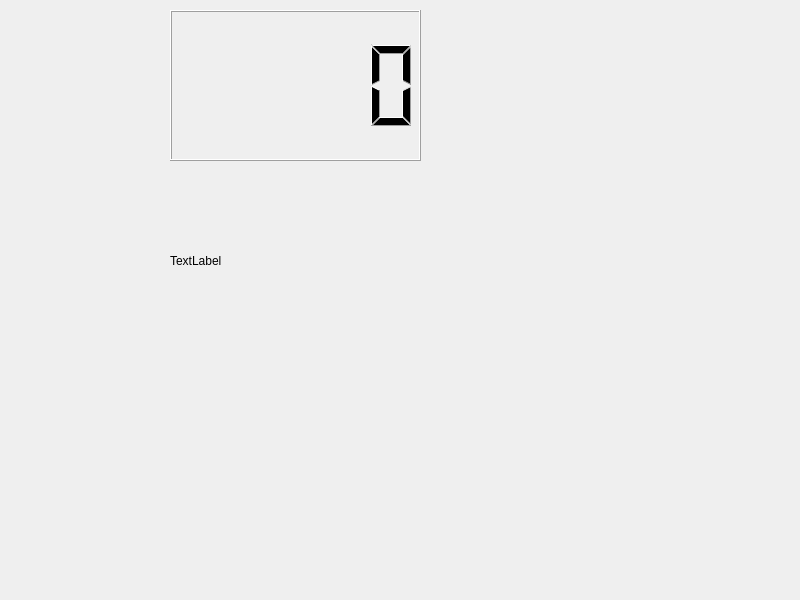
<?xml version="1.0" encoding="UTF-8"?>
<ui version="4.0">
 <class>Project4</class>
 <widget class="QWidget" name="Project4">
  <property name="geometry">
   <rect>
    <x>0</x>
    <y>0</y>
    <width>800</width>
    <height>600</height>
   </rect>
  </property>
  <property name="windowTitle">
   <string>Project4</string>
  </property>
  <widget class="QLCDNumber" name="lcd_s">
   <property name="geometry">
    <rect>
     <x>170</x>
     <y>10</y>
     <width>251</width>
     <height>151</height>
    </rect>
   </property>
  </widget>
  <widget class="QLabel" name="label">
   <property name="geometry">
    <rect>
     <x>170</x>
     <y>170</y>
     <width>251</width>
     <height>181</height>
    </rect>
   </property>
   <property name="text">
    <string>TextLabel</string>
   </property>
  </widget>
 </widget>
 <resources/>
 <connections/>
</ui>
